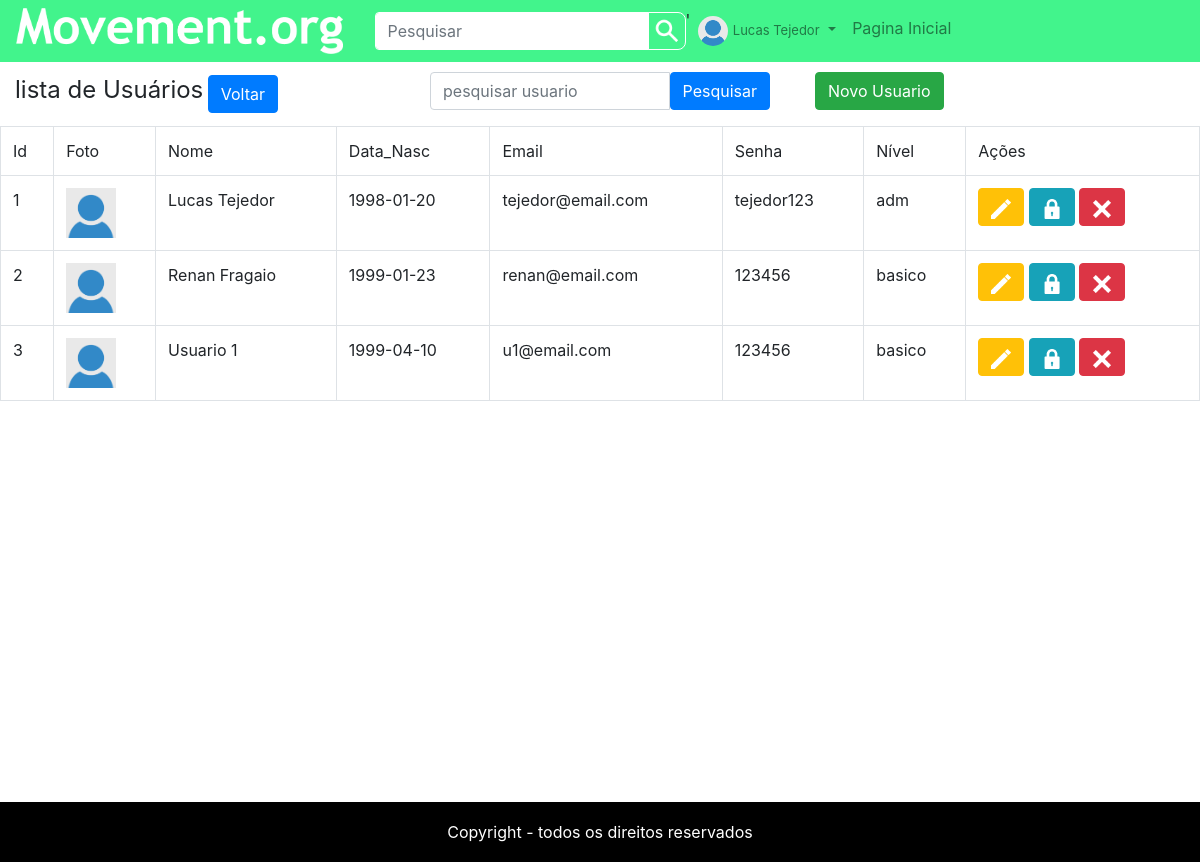
Page /usuario/lista_usuario.php (signed in) on the committed database.
### tables this page shows
create table usuario
(
id_usuario int auto_increment,
nome varchar(80),
email varchar(80),
senha varchar(20),
data_nasc date,
bio varchar(255),
foto_perfil varchar(255),
capa varchar(255),
nivel varchar(30),
Primary Key(id_usuario)
);

### usuario/lista_usuario.php (the view, shortened to what this page needs)
<?php
include"../base/controle.php";
$sql = "select * from usuario";
$seleciona = mysqli_query($conexao,$sql);
?>
<div id="body" class="container-fluid">
	<div class="row pad-top">
		<div class="col-lg-4 col-md-4 col-sm-12 col-xs-12">
		<font size="5" type="bold">lista de Usuários</font>
			<a href="../base/inicio_adm.php" class="btn btn-primary pull-right">
				<span class="glyphicon glyphicon-arrow-left" aria-hidden="true"></span> Voltar
			</a>
		</div>
		<div class="col-lg-4 col-md-4 col-sm-12 col-xs-12">
			<div class="col-lg-12 col-md-12 col-sm-8 col-xs-12 col-centered">
				<form method="post" name="pesquisa" action="pesquisar_usuario.php">
					<div class="form-group">
						<div class="input-group">
							<input type="text" class="form-control" name="busca" placeholder="pesquisar usuario"/>
							<span class="input-group-btn">
								<button class="btn btn-primary">Pesquisar</button>
							</span>
						</div>
					</div>
				</form>
			</div>
		</div>
		<div class="col-lg-2 col-md-2 col-sm-12 col-xs-12">
			<a class="btn btn-success" href="../usuario/cadastrar_usuario.php?nivel=adm">Novo Usuario</a>
		</div>
	</div>
	<div class="row">
	<div class="table-responsive">
	<table class="table table-bordered">
		<tr>
			<td>Id</td>
			<td>Foto</td>
			<td>Nome</td>
			<td>Data_Nasc</td>
			<td>Email</td>
			<td>Senha</td>
			<td>Nível</td>
			<td>Ações</td>
		</tr>
		<?php
		while($dados = mysqli_fetch_array($seleciona)){
		echo"<tr>
			<td>".$dados['id_usuario']."</td>
			<td><div class='container-img-lista'><img src='".$dados['foto_perfil']."' class='img-lista'></div></td>
			<td>".$dados['nome']."</td>
			<td>".$dados['data_nasc']."</td>
			<td>".$dados['email']."</td>
			<td>".$dados['senha']."</td>
			<td>".$dados['nivel']."</td>
			<td>
				<a><button class='btn btn-warning'><img class='icone' src='../img/edit.png'></img></button></a>
				<a href='../usuario/editar_senha.php?id_usuario=".$dados['id_usuario']."'><button class='btn btn-info'><img class='icone' src='../img/lock.png'></img></button></a>
				<button class='btn btn-danger' onClick='Excluir(".$dados['id_usuario'].")'><img class='icone' src='../img/remove.png'></img></button>
			</td>
		</tr>";
		}
		?>
	</table>
	</div>
	</div>
</div>
<?php
include"../base/rodape.php";
?>

### css/estilo.css (style rules this page uses)
html,body { margin:0; padding:0; height:100%; }
#body { padding-bottom:60px; }
.pad-top { padding-top:10px; }
.icone { width:20px; height:20px; }
.container-img-lista { width:50px; height:50px; }
.img-lista { width:100%; height:100%; }

### rows in the picture
usuario: id_usuario "1", foto_perfil (picture), nome "Lucas Tejedor", data_nasc "1998-01-20", email "tejedor@email.com", senha "tejedor123", nivel "adm"
usuario: id_usuario "2", foto_perfil (picture), nome "Renan Fragaio", data_nasc "1999-01-23", email "renan@email.com", senha "123456", nivel "basico"
usuario: id_usuario "3", foto_perfil (picture), nome "Usuario 1", data_nasc "1999-04-10", email "u1@email.com", senha "123456", nivel "basico"

### other values in the picture
$nome "Lucas Tejedor"
